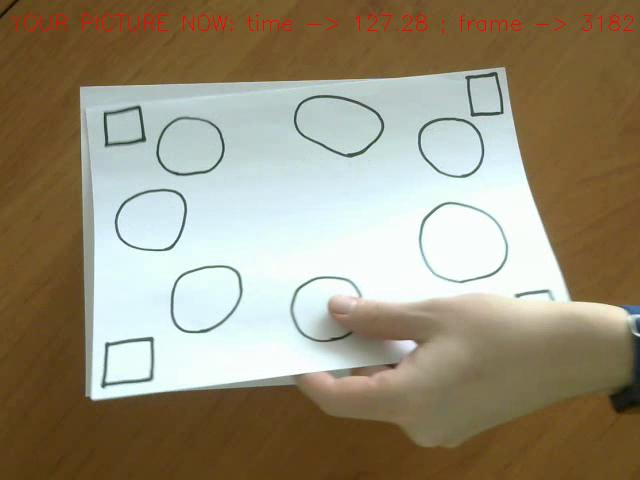
#> input picture frames/frame_1.jpg, 640 x 480 px, given in place of video2.mp4, which was not available
$ python main.py
#> lines starting #> are read from the running program, lines starting #| are printed output that depends on the picture; after the words box and inside, x2 and y2 are one past the last pixel; in counts of white or black regions, pixels touching at a corner belong together; pictures that were not available may be replaced by others from this repository, and a replacement may not be noted
# Поиск картинки здесь

FRAMES_PER_SECONDS = 25

import cv2 as cv
import matplotlib.pyplot as plt
from skimage.measure import label, regionprops

cap = cv.VideoCapture("data_video\\video2.mp4")

cv.namedWindow("frames", cv.WINDOW_GUI_NORMAL)

total_frame_counter = 0

is_my_pict = False
appearance_counter = 0  # Количество раз появления своего "объекта"
min_frame = []
max_frame = []

while cap.isOpened():
    ret, frame = cap.read()
#> frame is the input picture: shape (480, 640, 3); mean B, G, R 120.3, 142.5, 151.9

    if not ret:
        break

    total_frame_counter += 1

    gray = cv.cvtColor(frame, cv.COLOR_BGR2GRAY)
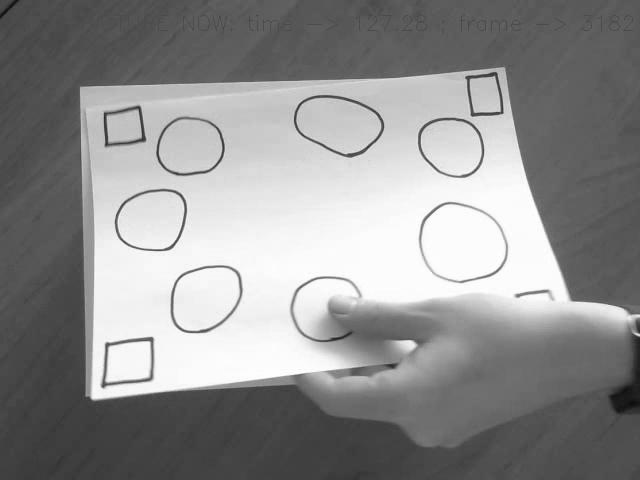
#> gray: shape (480, 640); min 13, max 255, mean 142.8

    _, tresh = cv.threshold(gray, 130, 255, 1)
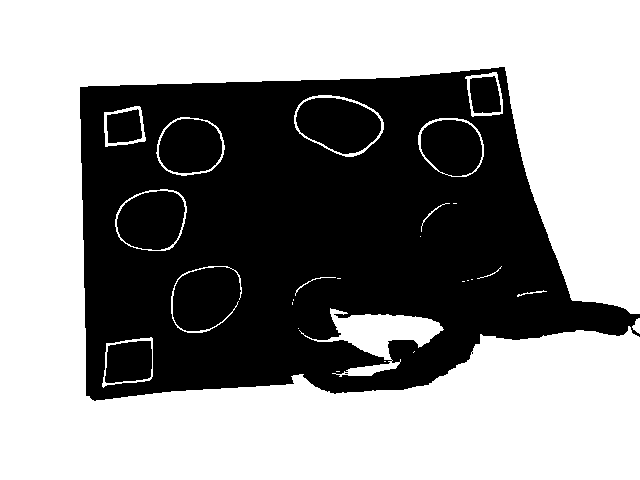
#> tresh: shape (480, 640); 57.1% white; 8 black regions (1 under 20 px), largest, box (x1, y1, x2, y2) and area: (80, 67, 640, 401) 118752, (296, 98, 381, 154) 3492, (117, 191, 185, 250) 3190
    tresh = cv.dilate(tresh, None, iterations=2)
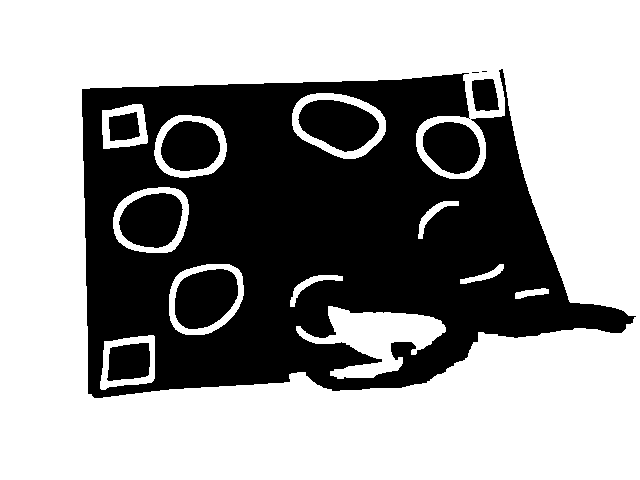
#> tresh: shape (480, 640); 61.4% white; 11 black regions (2 under 20 px)

    labeled = label(tresh)
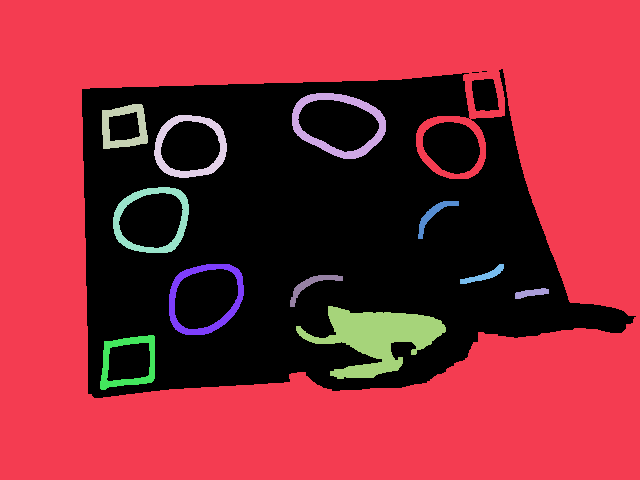
#> labeled: shape (480, 640) int64; 13 distinct labels, from 0 to 12; one colour per label, 0 black
    props = regionprops(labeled)
#> props = 12 regions; largest, box (x1, y1, x2, y2) and area: (0, 0, 640, 480) 174288, (296, 306, 446, 379) 5054, (292, 93, 386, 159) 1732, (113, 187, 189, 253) 1438, (169, 264, 244, 335) 1410

#    print(len(props))

    for p in props[:]:
        # print(f"area -> {p.area} ; eccentricity -> {p.eccentricity}")
        if p.area < 1000 or p.area > 3000:
            props.remove(p)
#> this loop made 12 passes
#> after the loop, props = 6 regions; box (x1, y1, x2, y2) and area: (292, 93, 386, 159) 1732, (113, 187, 189, 253) 1438, (169, 264, 244, 335) 1410, (154, 115, 227, 178) 1401, (100, 335, 155, 390) 1125, (102, 104, 148, 149) 1023

    if len(props) >= 6 and len(props) <= 10:
        cv.putText(frame, f"YOUR PICTURE NOW: time -> {total_frame_counter / FRAMES_PER_SECONDS} ; frame -> {total_frame_counter}", (10, 30), cv.FONT_HERSHEY_SIMPLEX, 0.7, (0, 0, 255))
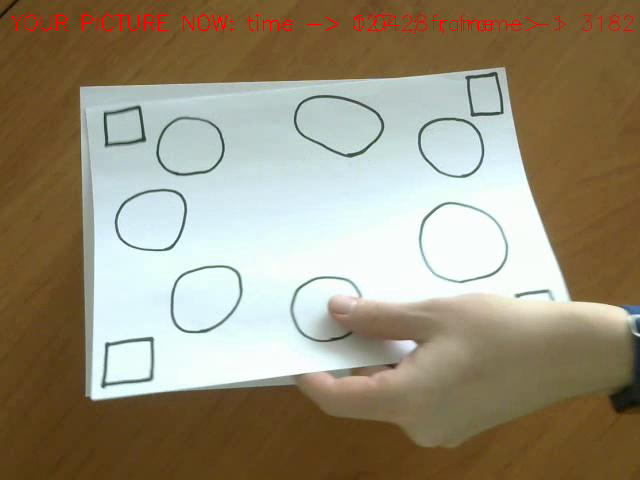
#> frame: shape (480, 640, 3); 0.32% of pixels changed, all inside (x1, y1, x2, y2) = (11, 15, 560, 34)
        if is_my_pict:
            max_frame[-1] = total_frame_counter
        else:
            appearance_counter += 1
            plt.imsave(f"frames\\frame_{appearance_counter}.jpg", frame[ :, :, : : -1])
            min_frame += [total_frame_counter]
            max_frame += [total_frame_counter]
            is_my_pict = True
    else:
        is_my_pict = False

    cv.imshow("frames", frame)

    key = cv.waitKey(FRAMES_PER_SECONDS)
#> (key q is pressed here)
    if key == ord('q'):
        break
    elif key == ord('p'):
        plt.imshow(tresh)
        plt.show()
    elif key == ord('s'):
        plt.imsave("frame.jpg", frame[ :, :, : : -1])

key = cv.waitKey(5)
#> (key q is pressed here)
cap.release()
cv.destroyAllWindows()

print(f"Инфо о появлянии картинки на видео:")
for i in range(len(min_frame)):
    print(f"{i+1} -> Кадры: [{max_frame[i] - min_frame[i]}] Продолжительность: {(max_frame[i] - min_frame[i]) / FRAMES_PER_SECONDS}")
